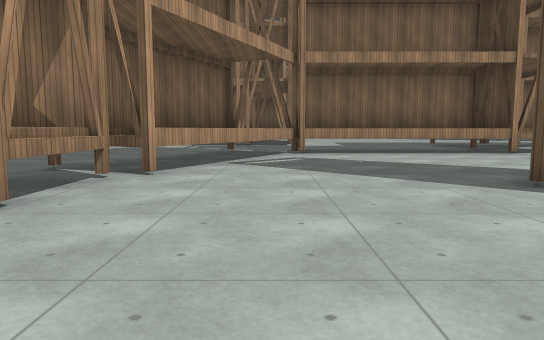
[1] (above)

24 first-person views from a walk through a 3-D level made in the Godot game engine. The camera is 1.2 m above the floor, tilts 6° down and sees 70° across. The floor is counted in squares, 2 m on a side. Each view is taken from the middle of a square. On the plan, view 1 faces up. The plan holds only what a view shows up to about 11 squares ahead; the rest is blank. The place goes on beyond the plan. Some surface patterns are stand-ins.

[2]
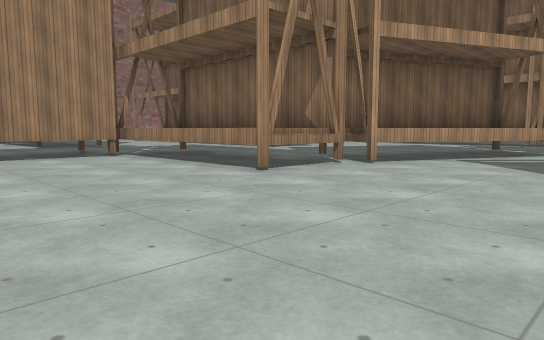

[3]
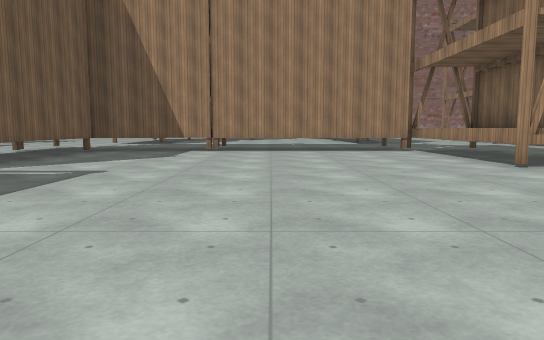

[4]
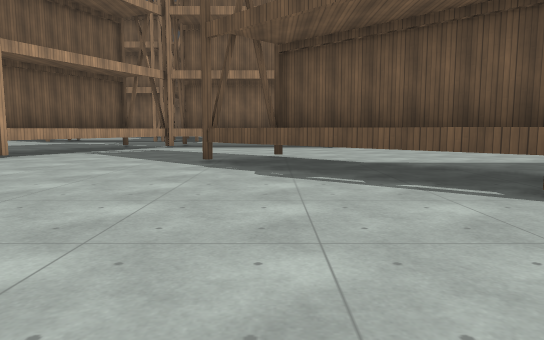

[5]
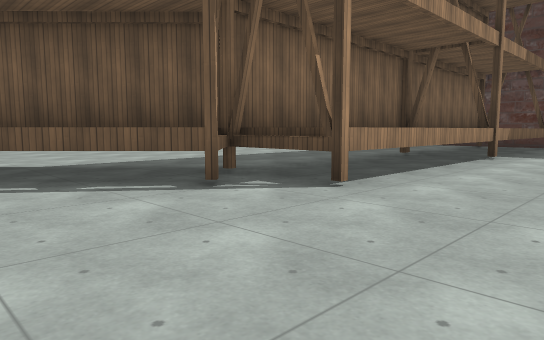

[6]
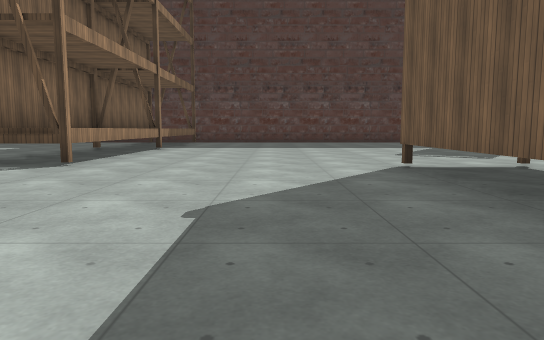

[7]
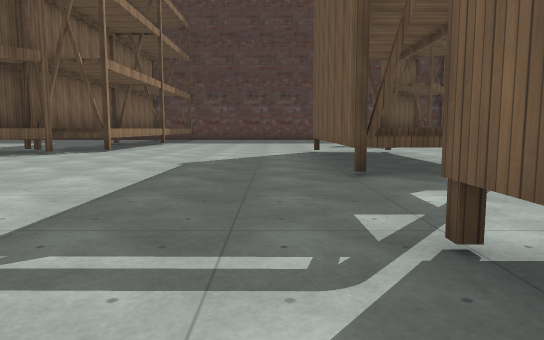

[8]
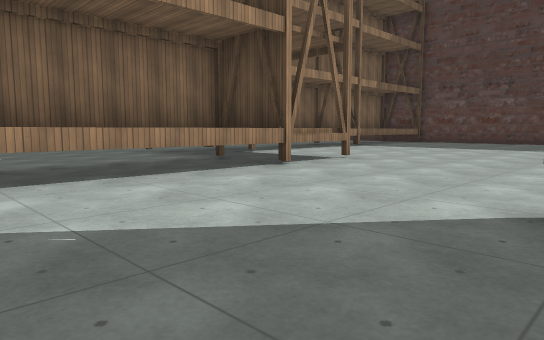

[9]
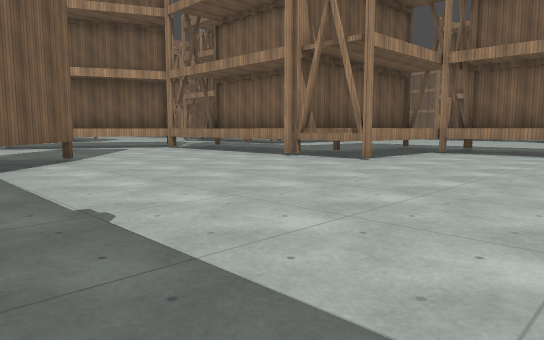

[10]
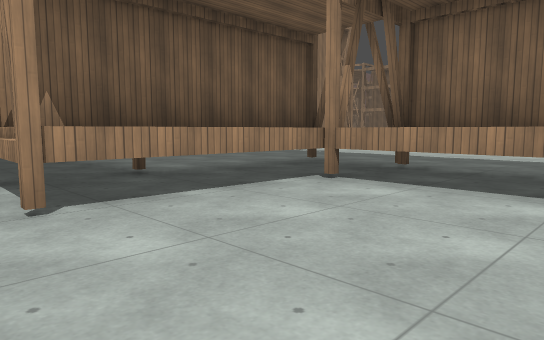

[11]
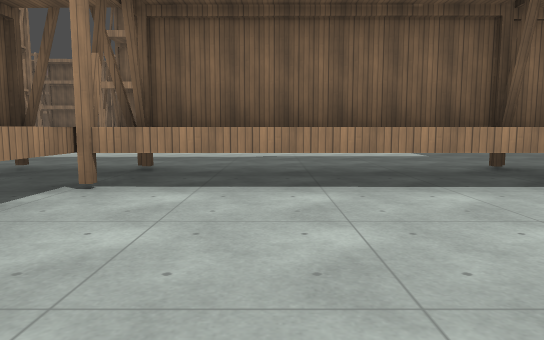

[12]
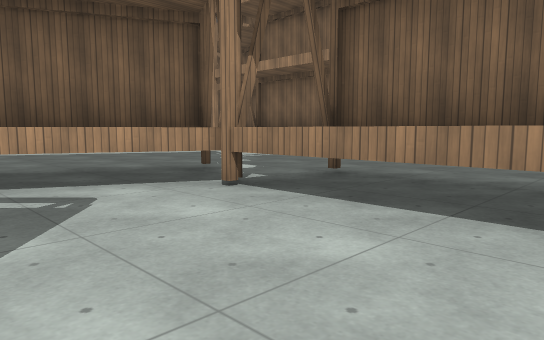

[13]
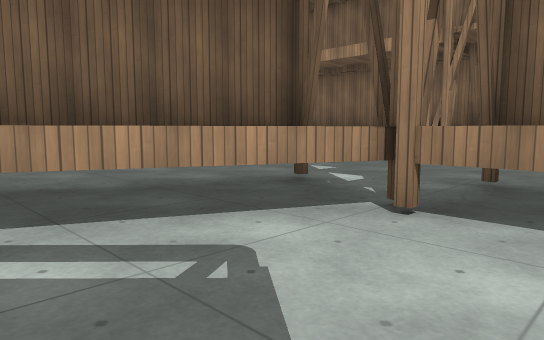

[14]
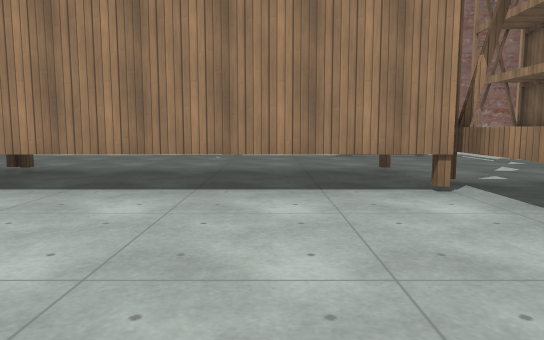

[15]
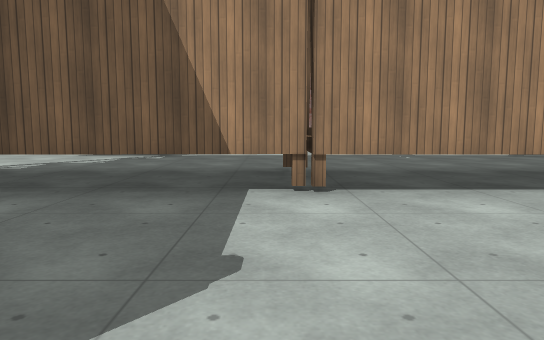

[16]
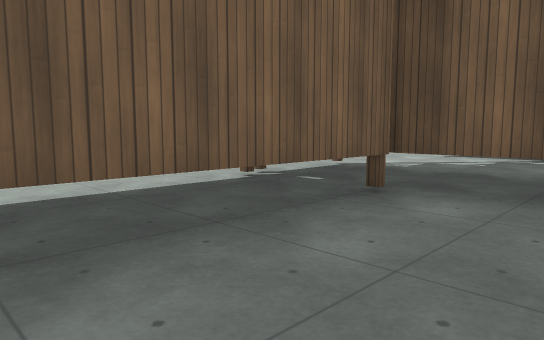

[17]
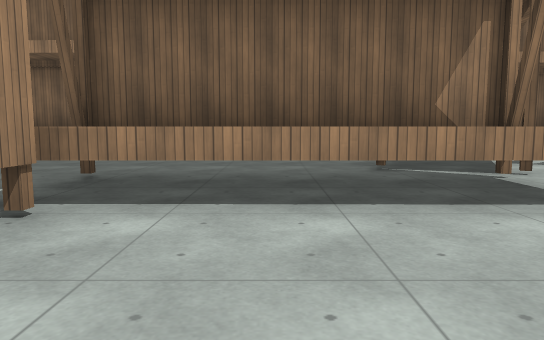

[18]
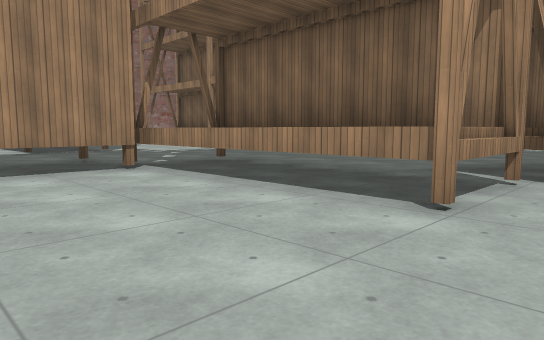

[19]
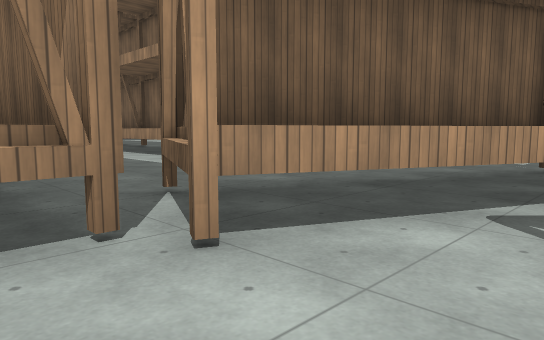

[20]
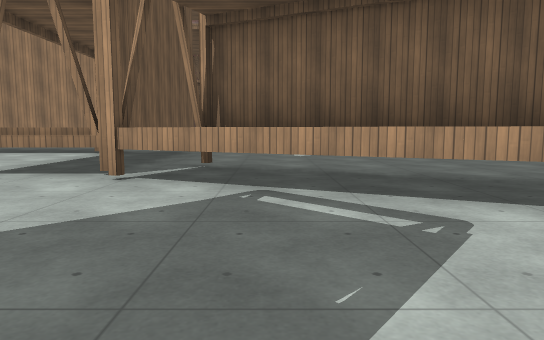

[21]
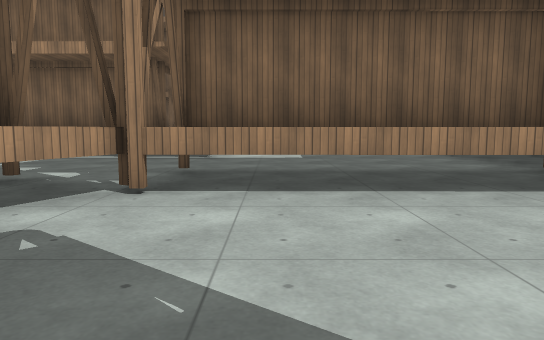

[22]
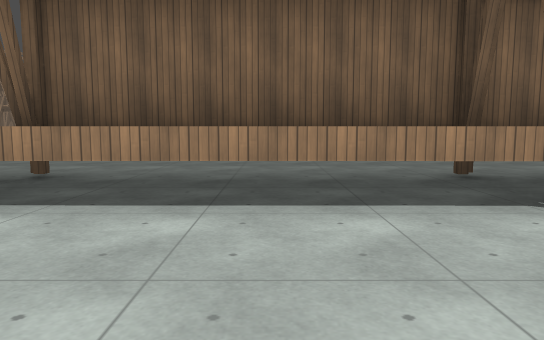

[23]
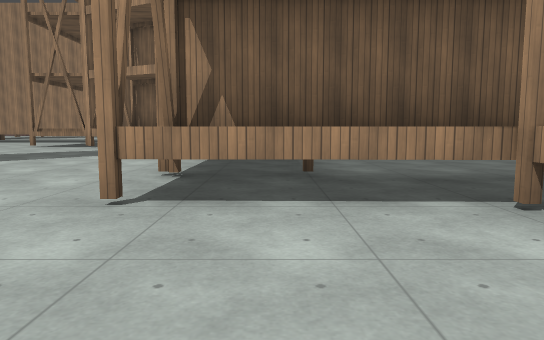

[24]
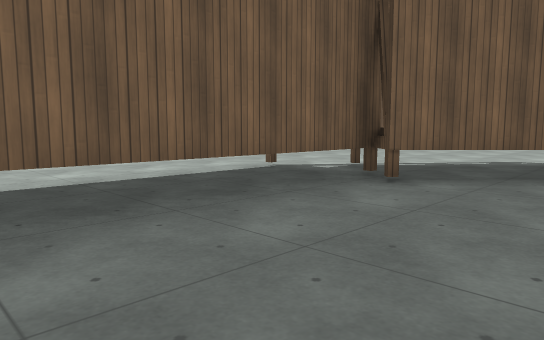

### Floor plan
Key: @ floor where view 1 was taken; # wall or solid block; x gap in a wall; . floor; ^ raised ledge; T thing the floor can be seen under or through.
Columns run from 12 left of view 1 to 12 right of it. Each row starts with its distance up from view 1.
 19                   .......
 18                  ........
 17            ^    .........
 16        ### ^   ..........
 15            x .....T^x#^..
 14           ........T ^  ##
 13        ...........T ^^^^^
 12       ............T ^....
 11       .......^TTTT^ ^....
 10  ##  ......^^^^^^^x^^...
  9   ^^^.....T ^............
  8    .......T^.............
  7    ......T ^.............
  6 .........x^..............
  5 .....^TTT^^.....^........
  4 ^....^    ^....^^T.......
  3 ^..#.x^^^^^.....^^TT.....
  2 .... T...........^^^T....
  1 .... T............^^^TTTT
  0 .... T......@......#^^^^^
 -1 .... T...................
 -2 ....^T...................
 -3 ....^T...................
 -4 .... T...................
 -5 .... T...................
 -6 ^... ^######..#####^.....
 -7 ^... ^^    ^..^    ^.....

Positions as (right, up) in squares from view 1, and headings:
1: (0, 0), facing up
2: (2, -1), facing up-left
3: (4, -1), facing left
4: (4, -3), facing up
5: (4, -3), facing up-right
6: (1, -4), facing right
7: (-3, -5), facing right
8: (1, 5), facing up-right
9: (12, 3), facing up-left
10: (11, 9), facing up-left
11: (10, 9), facing up
12: (4, 7), facing up-left
13: (2, 7), facing up-left
14: (-3, 1), facing left
15: (-3, -3), facing left
16: (-3, -4), facing down-left
17: (-5, 0), facing up
18: (-1, 0), facing up-left
19: (0, 4), facing up-left
20: (3, 7), facing left
21: (2, 6), facing up
22: (11, 10), facing up
23: (11, 11), facing left
24: (12, 4), facing down-left
